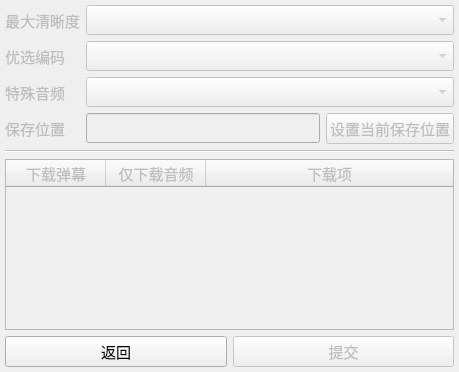
<?xml version="1.0" encoding="UTF-8"?>
<ui version="4.0">
 <class>ConfigWidget</class>
 <widget class="QWidget" name="ConfigWidget">
  <property name="geometry">
   <rect>
    <x>0</x>
    <y>0</y>
    <width>459</width>
    <height>372</height>
   </rect>
  </property>
  <property name="font">
   <font>
    <family>HarmonyOS Sans SC</family>
    <pointsize>11</pointsize>
   </font>
  </property>
  <property name="windowTitle">
   <string>Form</string>
  </property>
  <layout class="QVBoxLayout" name="verticalLayout_2">
   <property name="leftMargin">
    <number>5</number>
   </property>
   <property name="topMargin">
    <number>5</number>
   </property>
   <property name="rightMargin">
    <number>5</number>
   </property>
   <property name="bottomMargin">
    <number>5</number>
   </property>
   <item>
    <widget class="QWidget" name="widget" native="true">
     <property name="enabled">
      <bool>false</bool>
     </property>
     <layout class="QVBoxLayout" name="verticalLayout">
      <property name="leftMargin">
       <number>0</number>
      </property>
      <property name="topMargin">
       <number>0</number>
      </property>
      <property name="rightMargin">
       <number>0</number>
      </property>
      <property name="bottomMargin">
       <number>0</number>
      </property>
      <item>
       <layout class="QGridLayout" name="gridLayout">
        <item row="1" column="1">
         <widget class="QComboBox" name="combo_codec">
          <property name="sizePolicy">
           <sizepolicy hsizetype="Expanding" vsizetype="Fixed">
            <horstretch>0</horstretch>
            <verstretch>0</verstretch>
           </sizepolicy>
          </property>
         </widget>
        </item>
        <item row="3" column="1">
         <layout class="QHBoxLayout" name="horizontalLayout">
          <item>
           <widget class="QLineEdit" name="line_path">
            <property name="styleSheet">
             <string notr="true">font: 11pt &quot;HarmonyOS Sans SC&quot;;</string>
            </property>
           </widget>
          </item>
          <item>
           <widget class="QPushButton" name="button_path">
            <property name="text">
             <string>设置当前保存位置</string>
            </property>
           </widget>
          </item>
         </layout>
        </item>
        <item row="3" column="0">
         <widget class="QLabel" name="label_3">
          <property name="text">
           <string>保存位置</string>
          </property>
         </widget>
        </item>
        <item row="1" column="0">
         <widget class="QLabel" name="label_2">
          <property name="text">
           <string>优选编码</string>
          </property>
         </widget>
        </item>
        <item row="0" column="0">
         <widget class="QLabel" name="label">
          <property name="text">
           <string>最大清晰度</string>
          </property>
         </widget>
        </item>
        <item row="0" column="1">
         <widget class="QComboBox" name="combo_quality">
          <property name="sizePolicy">
           <sizepolicy hsizetype="Expanding" vsizetype="Fixed">
            <horstretch>0</horstretch>
            <verstretch>0</verstretch>
           </sizepolicy>
          </property>
         </widget>
        </item>
        <item row="2" column="0">
         <widget class="QLabel" name="label_audio">
          <property name="enabled">
           <bool>false</bool>
          </property>
          <property name="text">
           <string>特殊音频</string>
          </property>
         </widget>
        </item>
        <item row="2" column="1">
         <widget class="QComboBox" name="combo_audio">
          <property name="enabled">
           <bool>false</bool>
          </property>
         </widget>
        </item>
       </layout>
      </item>
      <item>
       <widget class="Line" name="line">
        <property name="orientation">
         <enum>Qt::Horizontal</enum>
        </property>
       </widget>
      </item>
      <item>
       <widget class="QTableWidget" name="table_downloads">
        <property name="editTriggers">
         <set>QAbstractItemView::NoEditTriggers</set>
        </property>
        <property name="selectionMode">
         <enum>QAbstractItemView::NoSelection</enum>
        </property>
        <property name="selectionBehavior">
         <enum>QAbstractItemView::SelectRows</enum>
        </property>
        <attribute name="horizontalHeaderDefaultSectionSize">
         <number>100</number>
        </attribute>
        <attribute name="horizontalHeaderStretchLastSection">
         <bool>true</bool>
        </attribute>
        <column>
         <property name="text">
          <string>下载弹幕</string>
         </property>
        </column>
        <column>
         <property name="text">
          <string>仅下载音频</string>
         </property>
        </column>
        <column>
         <property name="text">
          <string>下载项</string>
         </property>
        </column>
       </widget>
      </item>
     </layout>
    </widget>
   </item>
   <item>
    <layout class="QHBoxLayout" name="horizontalLayout_2">
     <item>
      <widget class="QPushButton" name="button_back">
       <property name="text">
        <string>返回</string>
       </property>
      </widget>
     </item>
     <item>
      <widget class="QPushButton" name="button_submit">
       <property name="enabled">
        <bool>false</bool>
       </property>
       <property name="text">
        <string>提交</string>
       </property>
      </widget>
     </item>
    </layout>
   </item>
  </layout>
 </widget>
 <resources/>
 <connections/>
</ui>
